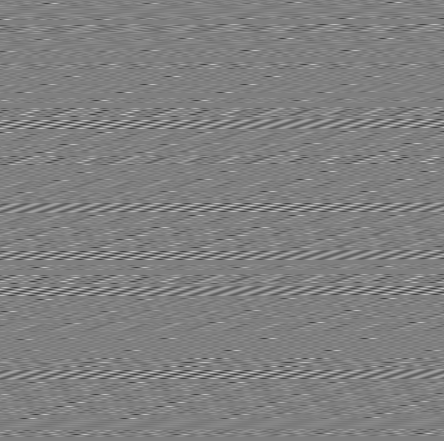
#> input picture _archives/tjctf/files/album.png, 444 x 441 px
$ python album_solver.py
#> lines starting #> are read from the running program, lines starting #| are printed output that depends on the picture
import wave
from PIL import Image
import numpy as np

def solve():
    # 1. Load album.png
    img = Image.open('files/album.png')
#> img is the input picture: PIL image 444x441 L; min 63, max 193, mean 127.8

    # Ensure it's grayscale (L mode)
    if img.mode != 'L':
        img = img.convert('L')

    # 2. Convert to NumPy Array
    img_array = np.array(img)

    # [6 lines of commented-out code are left out]

    frames_float = (img_array / 255.0) * 65535.0 - 32767
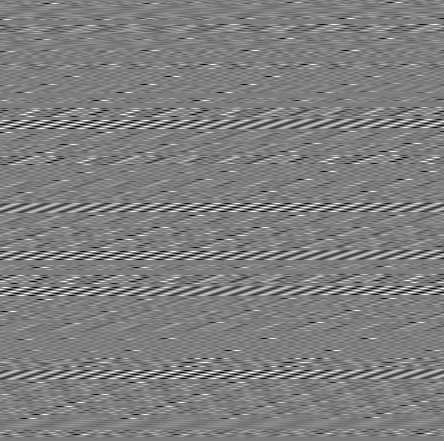
#> frames_float: shape (441, 444) float64; min -16576, max 16834, mean 75.8; drawn with min black and max white
    frames_int16 = frames_float.astype(np.int16)

    # 4. Reshape to 1D Array
    # Original reshape was (441, 444)
    # Total frames = 441 * 444 = 195724
    frames_1d = frames_int16.reshape(-1) # Flatten to 1D

    # 5. Save as WAV
    output_wav_path = 'recovered_flag.wav'
    sample_rate = 44100 # Standard sample rate, assumed from commented line in album.py
    nchannels = 1       # Mono, from album.py
    sampwidth = 2       # 2 bytes per sample (16-bit), from album.py

    with wave.open(output_wav_path, 'wb') as w:
        w.setnchannels(nchannels)
        w.setsampwidth(sampwidth)
        w.setframerate(sample_rate)
        w.writeframes(frames_1d.tobytes()) # Convert numpy array to bytes

    print(f"Recovered WAV file saved to {output_wav_path}")
    print("You can now listen to 'recovered_flag.wav' to find the flag.")

if __name__ == "__main__":
    solve()
